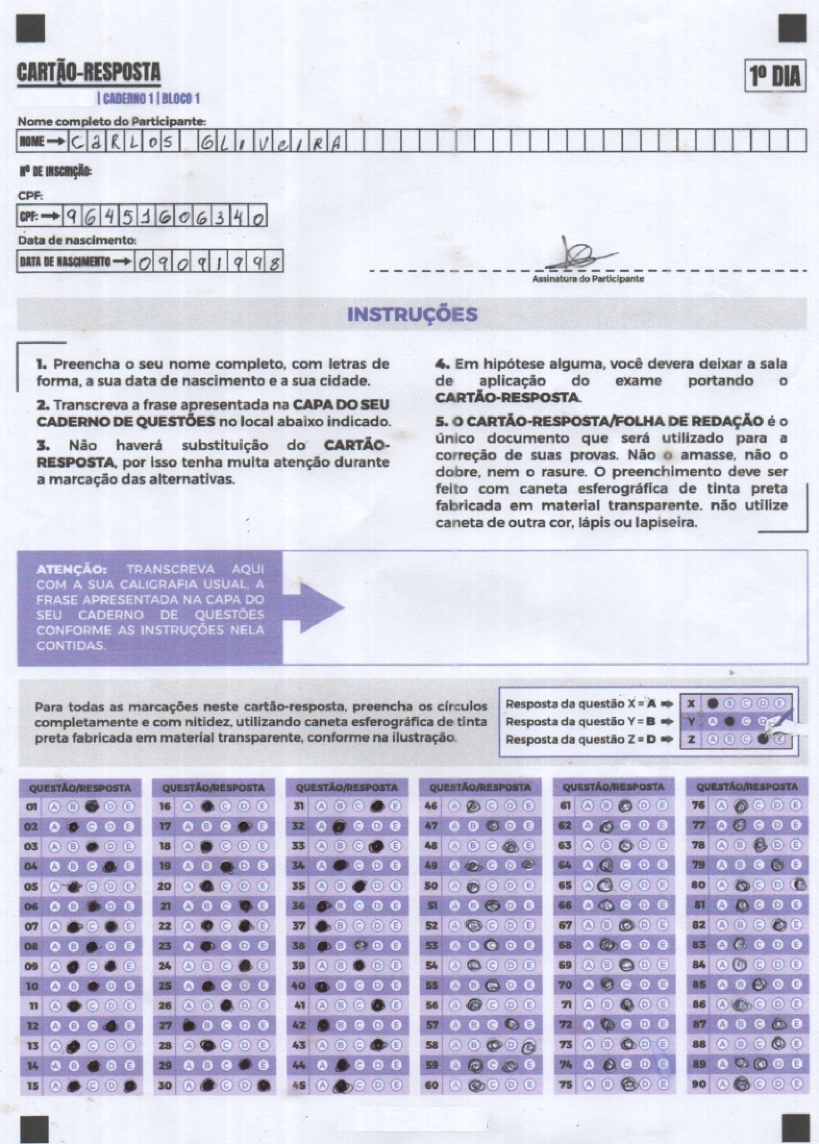
#> input picture data/cartao_digitalizado_tests.jpg, 1638 x 2288 px (shown at 1/2 size); its folder holds only this picture in this run
$ python -i quality.py   (imports and definitions only)   (older library calls are emulated)
#> lines starting #> are read from the running program, lines starting #| are printed output that depends on the picture
#> further down, picture is the input picture: shape (2288, 1638, 3); mean B, G, R 222.3, 205.8, 206.1
"""
core/quality.py — Validação de qualidade antes do processamento OMR.

Rejeita imagens que não tenham condições mínimas de ser processadas,
retornando mensagens claras em português para o usuário final.

Uso típico:
    from src.core.quality import validar_imagem, QualidadeInsuficiente

    try:
        validar_imagem(img)          # levanta QualidadeInsuficiente se ruim
    except QualidadeInsuficiente as e:
        return {"erro": str(e), "problemas": e.problemas}

    resultado = processar(img)       # só chega aqui se passou na validação
"""

from __future__ import annotations

import logging
from dataclasses import dataclass, field

import cv2
import numpy as np

from src.core.alignment import _detectar_marcadores, _order_points

log = logging.getLogger(__name__)

# ── Thresholds (todos justificados por testes empíricos) ──────────────────────
MIN_PIXELS = 500_000  # ~700×700px — abaixo disso detecção falha
MIN_COBERTURA = 0.35  # cartão deve ocupar ≥35% da imagem
MAX_DESVIO_ANGULO = 25  # °  — inclinação máxima aceitável
MIN_ASPECT = 1.10  # proporção altura/largura mínima do cartão
MAX_ASPECT = 1.80  # proporção altura/largura máxima
MIN_NITIDEZ = 30  # variância Laplaciana — abaixo = borrado
MIN_LUMINANCIA = 40  # média cinza — abaixo = muito escuro
MAX_LUMINANCIA = 230  # média cinza — acima = muito claro/reflexo


# ── Exceção pública ───────────────────────────────────────────────────────────


class QualidadeInsuficiente(Exception):
    """
    Levantada quando a imagem não atende aos critérios mínimos de qualidade.

    Atributos:
        problemas — lista de strings descrevendo cada problema encontrado,
                    em linguagem direta para o usuário final.
    """

    def __init__(self, problemas: list[str]) -> None:
        self.problemas = problemas
        super().__init__(self._resumo())

    # [5 lines left out: function _resumo, not called in this run]


# ── Checagens individuais ─────────────────────────────────────────────────────


def _checar_resolucao(img: np.ndarray) -> str | None:
    h, w = img.shape[:2]
    if w * h < MIN_PIXELS:
        return (
            f"Resolução muito baixa ({w}×{h}px). "
            "Use a câmera traseira e fotografe mais perto."
        )
    return None


def _checar_nitidez(gray: np.ndarray) -> str | None:
    nitidez = float(cv2.Laplacian(gray, cv2.CV_64F).var())
    if nitidez < MIN_NITIDEZ:
        return (
            f"Imagem borrada (nitidez={nitidez:.0f}). "
            "Mantenha o celular firme e aguarde o foco automático antes de fotografar."
        )
    return None


def _checar_luminancia(gray: np.ndarray) -> str | None:
    lum = float(gray.mean())
    if lum < MIN_LUMINANCIA:
        return (
            f"Imagem muito escura (luminância={lum:.0f}). "
            "Fotografe em local bem iluminado, preferencialmente com luz natural."
        )
    if lum > MAX_LUMINANCIA:
        return (
            f"Imagem com excesso de luz ou reflexo (luminância={lum:.0f}). "
            "Evite luz direta sobre o cartão e reflexos de flash."
        )
    return None


def _checar_marcadores(img: np.ndarray) -> tuple[dict | None, str | None]:
    """Retorna (marcadores, erro_str). Se erro_str não é None, marcadores é None."""
    try:
        m = _detectar_marcadores(img)
        return m, None
    except ValueError:
        return None, (
            "Não foi possível encontrar os 4 marcadores quadrados dos cantos do cartão. "
            "Verifique se:\n"
            "  • O cartão está completamente dentro do enquadramento\n"
            "  • Os cantos não estão dobrados, cobertos ou com sombra\n"
            "  • O fundo não é preto ou muito escuro"
        )


# [50 lines left out: function _checar_geometria, not called in this run]


# ── API pública ───────────────────────────────────────────────────────────────


@dataclass
class ResultadoQualidade:
    """Resultado detalhado da validação de qualidade."""

    ok: bool
    problemas: list[str] = field(default_factory=list)
    nitidez: float = 0.0
    luminancia: float = 0.0
    cobertura: float = 0.0
    desvio_angulo: float = 0.0


def checar_qualidade(img: np.ndarray) -> ResultadoQualidade:
    """
    Avalia a qualidade da imagem sem levantar exceção.
    Útil para retornar JSON de diagnóstico ao frontend.
    """
    problemas: list[str] = []
    h, w = img.shape[:2]
#> h = 2288; w = 1638
    gray = cv2.cvtColor(img, cv2.COLOR_BGR2GRAY) if img.ndim == 3 else img.copy()
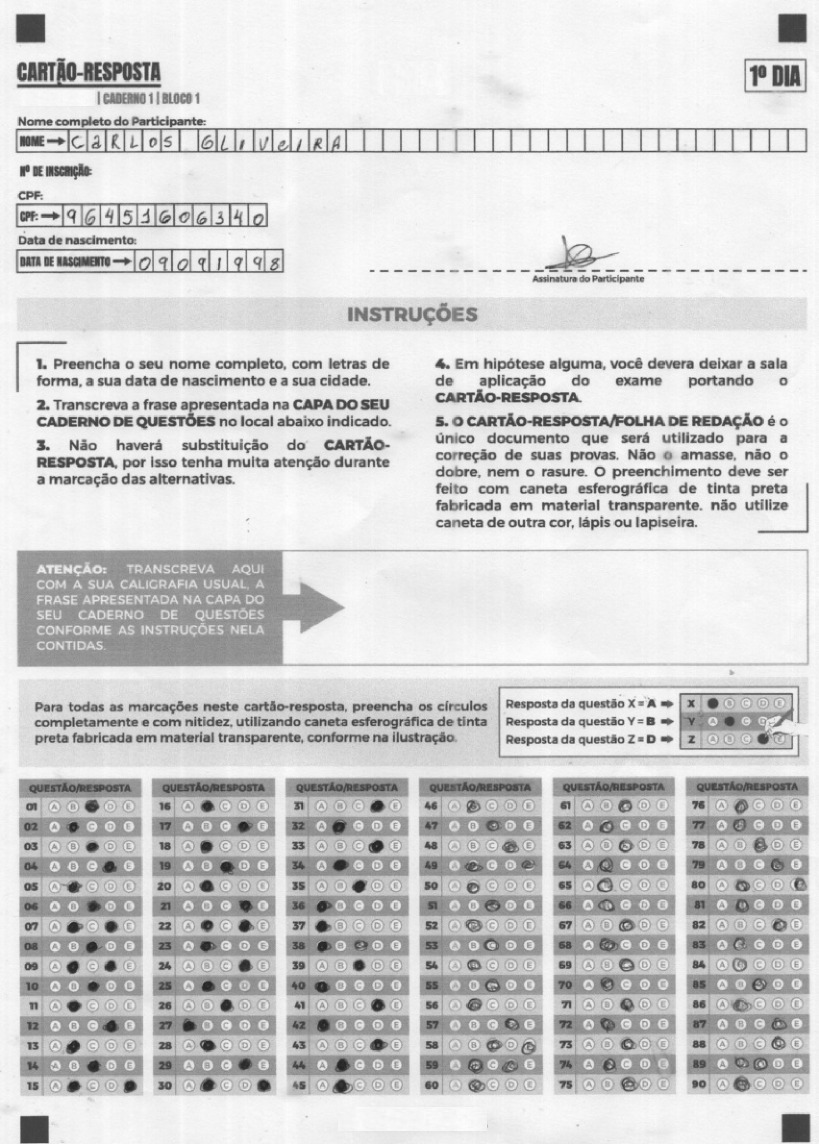
#> gray: shape (2288, 1638) (shown at 1/2 size); min 21, max 255, mean 207.8

    # Métricas brutas
    nitidez = float(cv2.Laplacian(gray, cv2.CV_64F).var())
#> nitidez = 787
    luminancia = float(gray.mean())
#> luminancia = 207.8

    # Checagens em ordem de diagnóstico
    if err := _checar_resolucao(img):
        problemas.append(err)
        # Sem resolução mínima, as demais checagens são irrelevantes
        return ResultadoQualidade(
            ok=False, problemas=problemas, nitidez=nitidez, luminancia=luminancia
        )

    if err := _checar_nitidez(gray):
#> in _checar_nitidez, `nitidez = float(cv2.Laplacian(gray, cv2.CV_64F).var())`: nitidez = 787
        problemas.append(err)

    if err := _checar_luminancia(gray):
#> in _checar_luminancia, `lum = float(gray.mean())`: lum = 207.8
        problemas.append(err)

    marcadores, err_marc = _checar_marcadores(img)
    if err_marc:
        problemas.append(err_marc)
        return ResultadoQualidade(
            ok=False, problemas=problemas, nitidez=nitidez, luminancia=luminancia
        )

    erros_geo = _checar_geometria(marcadores, (h, w))
    problemas.extend(erros_geo)

    # Calcular métricas para o resultado (mesmo que ok)
    pts = np.array(
        [marcadores["TL"], marcadores["TR"], marcadores["BR"], marcadores["BL"]],
        dtype="float32",
    )
    rect = _order_points(pts)
    cobertura = float(cv2.contourArea(rect)) / (w * h)

    # [4 lines left out: function _angulo, not called in this run]

    angulos = [
        _angulo(rect[3], rect[0], rect[1]),
        _angulo(rect[0], rect[1], rect[2]),
        _angulo(rect[1], rect[2], rect[3]),
        _angulo(rect[2], rect[3], rect[0]),
    ]
    desvio = max(abs(a - 90) for a in angulos)

    ok = len(problemas) == 0
    if ok:
        log.info(
            f"[Qualidade] OK — nitidez={nitidez:.0f} lum={luminancia:.0f} "
            f"cobertura={cobertura * 100:.0f}% desvio={desvio:.1f}°"
        )
    else:
        log.warning(f"[Qualidade] {len(problemas)} problema(s): {problemas}")

    return ResultadoQualidade(
        ok=ok,
        problemas=problemas,
        nitidez=nitidez,
        luminancia=luminancia,
        cobertura=cobertura,
        desvio_angulo=desvio,
    )


# [9 lines left out: function validar_imagem, not called in this run]

>>> import cv2
>>> picture = cv2.imread('../../data/cartao_digitalizado_tests.jpg')
#> (the run stopped early here; a loop or call above may not have finished)

$ run again, on data/cartao_foto_tests.jpg
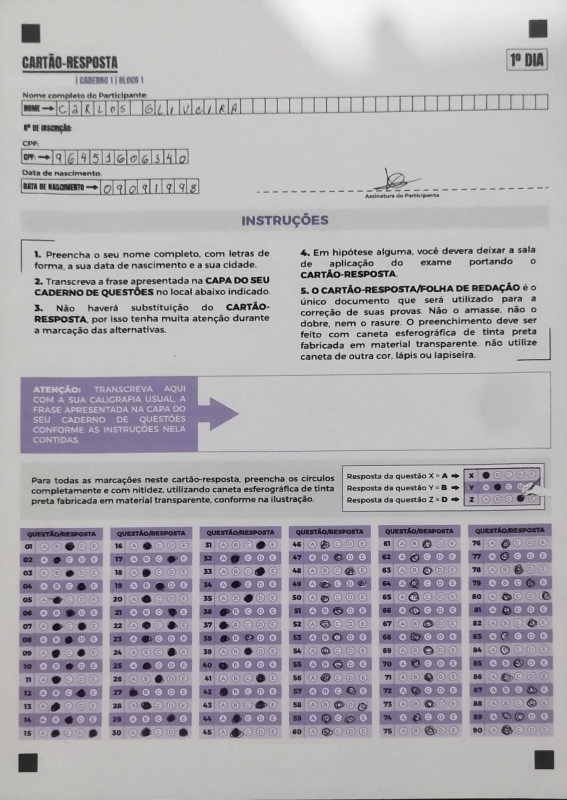
#> input picture data/cartao_foto_tests.jpg, 1134 x 1600 px (shown at 1/2 size)
#> picture is the input picture: shape (1600, 1134, 3); mean B, G, R 175.3, 170.5, 173.6
#> in checar_qualidade, `gray = cv2.cvtColor(img, cv2.COLOR_BGR2GRAY) if img.ndim == 3 else img..`:
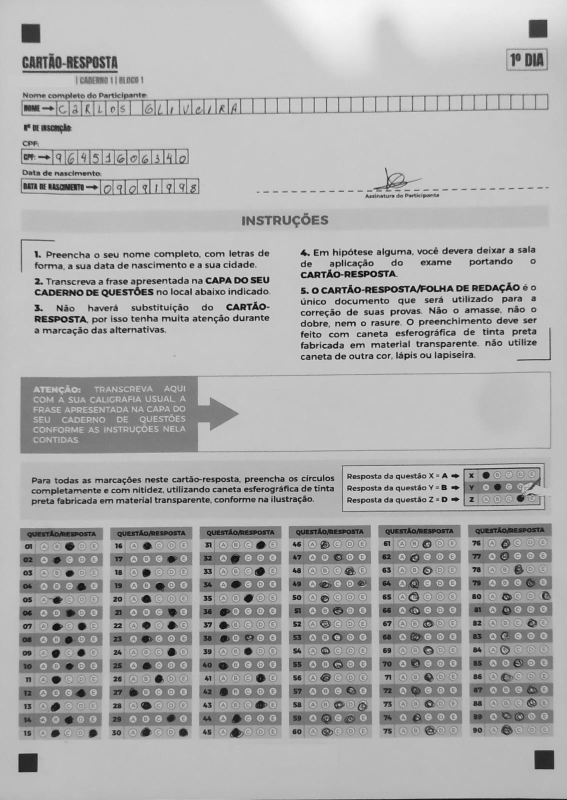
#> gray: shape (1600, 1134) (shown at 1/2 size); min 0, max 248, mean 172
#> in checar_qualidade, `nitidez = float(cv2.Laplacian(gray, cv2.CV_64F).var())`: nitidez = 588.4
#> luminancia = 172
#> in _checar_nitidez, `nitidez = float(cv2.Laplacian(gray, cv2.CV_64F).var())`: nitidez = 588.4
#> lum = 172
